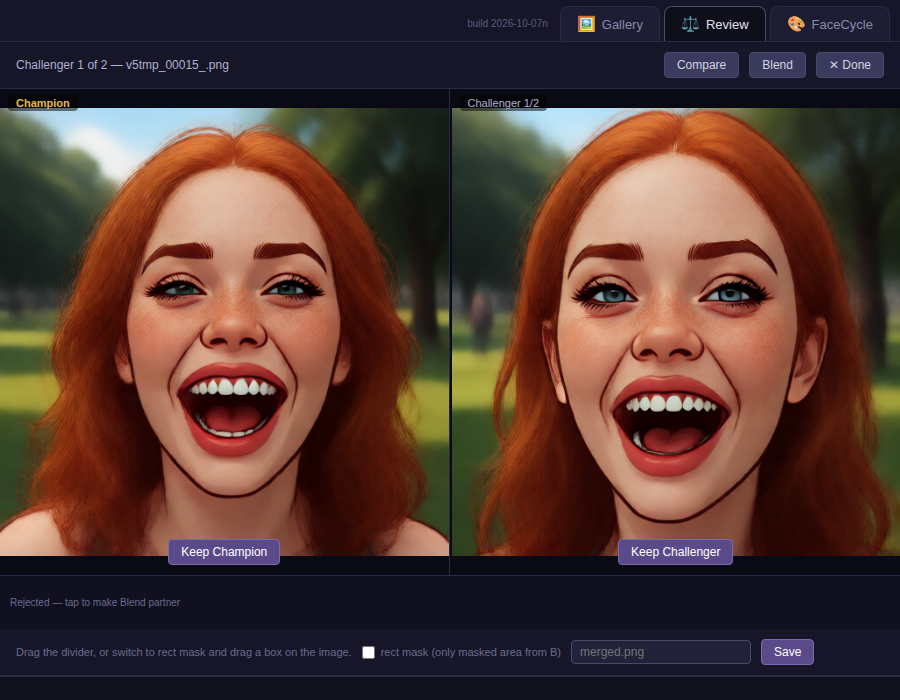
#> input picture .probes/shot-duel.png, 900 x 700 px; its folder holds only this picture in this run
$ python -i cluster_engine.py   (imports and definitions only)
#> lines starting #> are read from the running program, lines starting #| are printed output that depends on the picture
#> further down, picture is the input picture: PIL image 900x700 RGB; mean R, G, B 81.7, 56.2, 50.2
"""Cluster engine v2 (inc.3, 2026-10-22) — Meld's supplementary signal.

DESIGN-inc3-cluster-engine.md rev.2 is the authority. In short:

  * ``dupe_scan.py`` stays the PRIMARY engine (T1/T2 over the 64-bit dhash +
    64-bit-incl-DC phash). This module ADDS signal on top of it: a DC-dropped
    63-bit phash variant, a 16x16 coarse style signature (Pearson r), chunked
    Hamming, dual edge sets, greedy 1:1 pairing and union-find clustering.
  * Trap (a), d==0: ``pair_edges`` exclude d==0 per channel (merging identical
    images is a no-op) but ``cluster_edges`` INCLUDE it, so identical twins
    always share a family. Two sets, one distance computation.
  * Trap (b), queue invariant: this module only WRITES family JSONs + its own
    ``index.json`` rows. It never reads or writes the verdict ledger and never
    computes resolved/unresolved — ``routers.dupe._family_state`` stays the
    sole resolver. Everything that needs ledger knowledge (paths to skip,
    which proposals were ruled on, which families are protected during a
    rebuild) is handed IN by the caller as plain data.
  * Incremental (RULED): only files not already claimed by some family are
    scanned; existing families are never rewritten. A new file near-duplicating
    a member of EXACTLY ONE existing family becomes a *proposal* family
    (``proposed_merge`` annotation) — the committed family is untouched.
  * PIL/numpy only (G3: no OpenCV).

Hash dialects: the existing 64-bit phash (incl DC) and the 63-bit DC-dropped
phash are DIFFERENT hashes. The 63-bit one is a distinct type (``Phash63``)
and every comparison across dialects raises ``TypeError``.
"""

from __future__ import annotations

import base64
import hashlib
import json
import logging
import os
import sqlite3
import time
from datetime import datetime, timezone
from pathlib import Path

import numpy as np
from PIL import Image, ImageFilter, ImageOps

from . import dupe_scan as ds

log = logging.getLogger("ellieedit.cluster_engine")

SOURCE_V2 = "cluster-engine-v2"
SCHEMA_VERSION = 2            # bump to retire every cached v2 row wholesale

# Meld defaults (SALVAGE §5 via design §2).
DHASH_TOL = 6                 # /64
PHASH63_TOL = 10              # /63
STYLE_MIN = 0.7               # ships conservative (Meld: 0.55) — RULED
STYLE_MAX = 0.999             # r above this = identical structure, hash job
CH = 512                      # chunk rows for the pairwise passes
COARSE = 16
COARSE_DIM = COARSE * COARSE

# tier vocabulary (existing: exact > near-identical > regional; "style" new)
TIER_EXACT, TIER_NEAR, TIER_REGIONAL, TIER_STYLE = (
    "exact", "near-identical", "regional", "style")
_TIER_BY_CODE = {0: TIER_EXACT, 1: TIER_NEAR, 2: TIER_REGIONAL, 3: TIER_STYLE}


# ---------------------------------------------------------------- dialects

class Phash63(int):
    """63-bit DC-dropped phash. Never comparable with the 64-bit phash."""


# [23 lines left out: functions hamming63, hamming64, phash63, not called in this run]


def coarse_sig(img) -> np.ndarray:
    """16x16 blurred grayscale, mean-centred, L2-normalised float32 (256,).
    dot(a, b) == Pearson r. A flat image has no variance: zero vector, so it
    correlates with nothing (r=0) instead of producing NaN."""
    g = img.convert("L").resize((32, 32), Image.BOX)
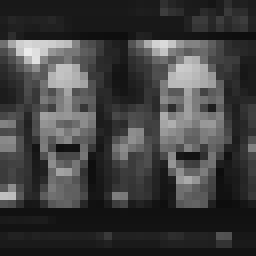
#> g: PIL image 32x32 L (shown 8 times larger); min 13, max 235, mean 63
    g = g.filter(ImageFilter.GaussianBlur(1.0)).resize((COARSE, COARSE), Image.BOX)
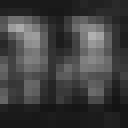
#> g: PIL image 16x16 L (shown 8 times larger); min 19, max 175, mean 63.1
    a = np.asarray(g, dtype=np.float32).reshape(-1)
#> a = 256 values, max 175 at index 75, min 19 at index 222, mean 63.05
    a = a - a.mean()
#> a = 256 values, max 111.9 at index 75, min -44.05 at index 222, mean 0
    n = float(np.linalg.norm(a))
#> n = 591.9
    return (a / n).astype(np.float32) if n > 1e-6 else np.zeros(COARSE_DIM, np.float32)


# [12 lines left out: function hash_file_v2, not called in this run]


def coarse_b64(c: np.ndarray) -> str:
    return base64.b64encode(np.asarray(c, np.float32).tobytes()).decode()


def coarse_from_b64(s: str) -> np.ndarray:
    return np.frombuffer(base64.b64decode(s), dtype=np.float32).copy()


# ------------------------------------------------------------- cache store

class StoreV2:
    """v2 signal cache. A SIBLING table in the same cache.db (``hashes_v2``),
    not new columns on dupelib's shared ``hashes`` table — dupelib's INSERT
    OR REPLACE would silently null added columns and the canonical db's
    contract stays untouched (deviation D2).

    A row is valid only if size+mtime match AND schema == SCHEMA_VERSION AND
    every v2 field is present and well-formed (SALVAGE §5.9 presence guard):
    anything else means *recompute*, never an error."""

    # [39 lines left out: functions __init__, get, put, not called in this run]

    def commit(self):
        self.con.commit()

    def close(self):
        self.con.close()


# ------------------------------------------------------- distances & edges

_POP8 = np.array([bin(i).count("1") for i in range(256)], dtype=np.int32)


# [195 lines left out: functions _popcount, compute_edges, greedy_pairs, union_find_groups, _abs_of, _hex_int and 4 more, not called in this run]


def _family_id(abs_paths) -> str:
    return "fam-" + hashlib.sha256("|".join(sorted(abs_paths)).encode()).hexdigest()[:12]


def _now() -> str:
    return datetime.now(timezone.utc).astimezone().isoformat(timespec="seconds")


# ------------------------------------------------------------- the scan

# [218 lines left out: functions scan_incremental, apply_decisions, not called in this run]

>>> from PIL import Image
>>> picture = Image.open('../.probes/shot-duel.png')
>>> result = coarse_sig(picture)
#> result = 256 values, max 0.189 at index 75, min -0.0744 at index 222, mean 1.86e-09

$ run again, on .probes/shot-gallery-nonsq.png
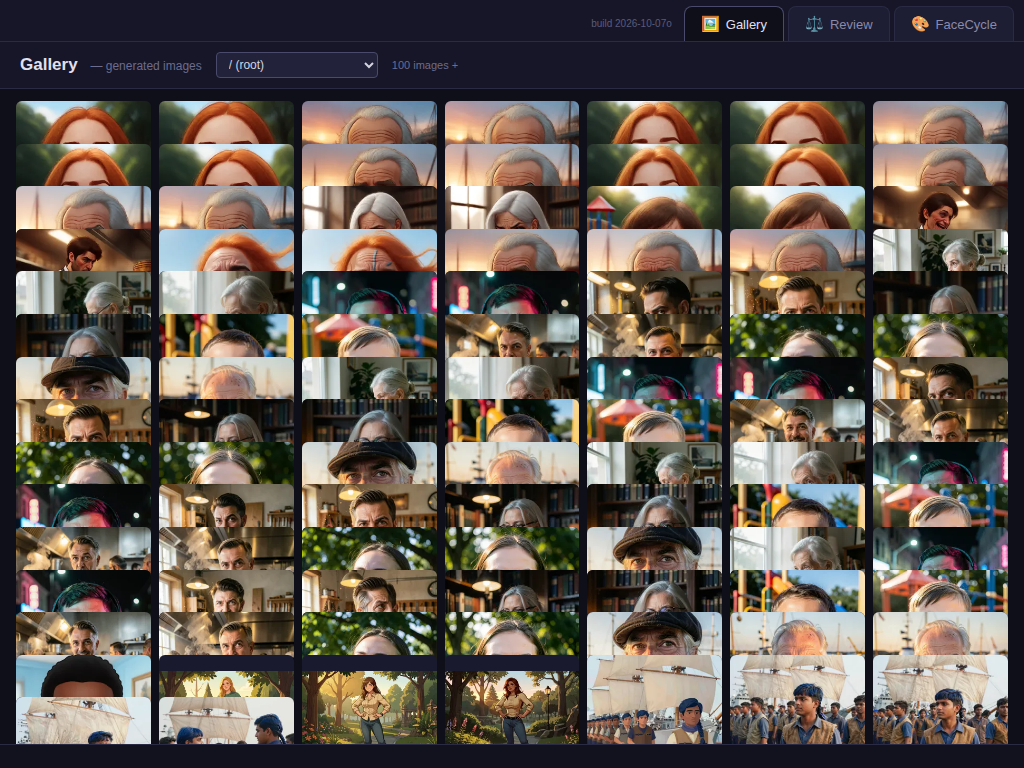
#> input picture .probes/shot-gallery-nonsq.png, 1024 x 768 px
#> picture is the input picture: PIL image 1024x768 RGB; mean R, G, B 98.4, 89, 81
#> in coarse_sig, `g = img.convert("L").resize((32, 32), Image.BOX)`:
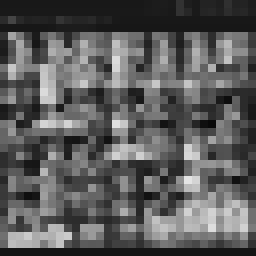
#> g: PIL image 32x32 L (shown 8 times larger); min 9, max 228, mean 90.9
#> in coarse_sig, `g = g.filter(ImageFilter.GaussianBlur(1.0)).resize((COARSE, COARSE), I..`:
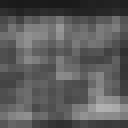
#> g: PIL image 16x16 L (shown 8 times larger); min 25, max 176, mean 90.9
#> in coarse_sig, `a = np.asarray(g, dtype=np.float32).reshape(-1)`: a = 256 values, max 176 at index 220, min 25 at index 2, mean 90.92
#> in coarse_sig, `a = a - a.mean()`: a = 256 values, max 85.08 at index 220, min -65.92 at index 2, mean 0
#> n = 509
#> result = 256 values, max 0.167 at index 220, min -0.13 at index 2, mean 4.66e-10
